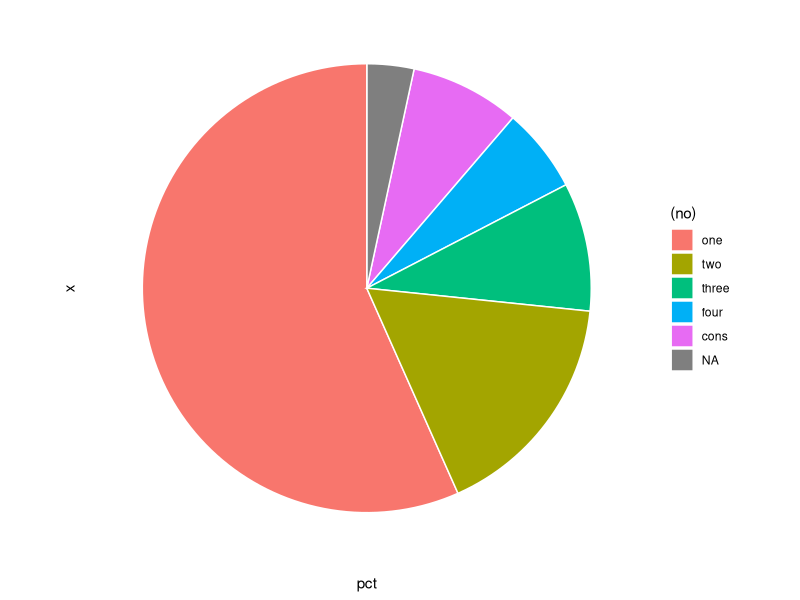

Here is the R script that generated this plot:
# Name:     01_no_structures_pie.R
# Updated:  20230206
# Author:   Andrew Kleist

# packages, working directory
setwd("~/Desktop/Volkman_Lab/BABU_VOLKMAN/CHEMOKINE_PRJ/Data/chemokine_gpcr_ms/")
library(tidyverse)

##### 1: PIE CHART UNIQUE STRUCTURAL CONTACTS ##################################

  # import contacts, select interface only, select Xray only
  res <- read_csv("05_integrate/output/RIN_CONS_CLASS.csv") %>% 
    filter(file != "6meo") %>%
    count(source_gnccn, target_gnccn)
  colnames(res)[3] <- c("no_pdb")
    
  # add descriptive column for number of contacts
  res <- res %>% mutate(no = case_when(
    no_pdb == 1 ~ "one",
    no_pdb == 2 ~ "two",
    no_pdb == 3 ~ "three",
    no_pdb == 4 ~ "four",
    no_pdb == 5 ~ "five",
    no_pdb == 6 ~ "cons",
    no_pdb == 7 ~ "cons",
    no_pdb == 8 ~ "cons",
    no_pdb == 9 ~ "cons",
    no_pdb == 10 ~ "cons",
    no_pdb == 11 ~ "cons"
  ))
  
  # isolate, count number, fractions
  n.unique <- res %>% unique()
  res.cnt <- res %>% unique() %>% count(no)
  res.cnt <- res.cnt %>% mutate(pct = n / nrow(n.unique))
  
  # PLOT HISTO
  res.cnt$no <- factor(res.cnt$no, levels = c("one", "two", "three", "four", "cons"))
  # res.cnt$no <- factor(res.cnt$no, levels = res.cnt$no[order(res.cnt$n)])
  res.cnt %>%
    ggplot(aes(x = "", y= pct, fill = (no))) +
    geom_bar(width = 0.5,size = 0.5, stat="identity", color = "white") +
    coord_polar("y") +
    theme_classic() +
    theme(axis.line = element_blank(),
          axis.text = element_blank(),
          axis.ticks = element_blank()) 
